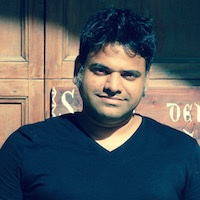
#> input picture src/segment/trivedi.jpg, 200 x 200 px, given in place of trivedi.png, which was not available
$ python seg_spectral.py   (Python 2 division)
#> lines starting #> are read from the running program, lines starting #| are printed output that depends on the picture; long printed decimals are rounded
### src/segment/helper.py
import numpy as np
import matplotlib.pyplot as plt
import matplotlib.image as mpimg
from scipy.sparse import csr_matrix, lil_matrix
from scipy.spatial.distance import cosine, cdist
from math import exp, hypot
import pickle
from sklearn.neighbors import BallTree

def rgb2gray(rgb):
    return np.dot(rgb[...,:3], [0.299, 0.587, 0.114])

def distance(x_i, x_j):
    return hypot(x_i[0] - x_j[0], x_i[1]-x_j[1])

# [6 lines left out: function plot_gray, not called in this run]

def get_distance_matrix(n_rows, n_cols):
    points = np.array([(i,j) for i in range(n_rows) for j in range(n_cols)])
    return cdist(points, points, 'euclidean')

def get_sim_bright_matrix(gray_mat):
    pix_values = np.ravel(gray_mat).reshape(-1,1)
    return cdist(pix_values, pix_values)

# [39 lines left out: functions get_shi_affinity, get_shi_nearest_neighbour, not called in this run]


def image2affinity(image_file, r=5):
    img = mpimg.imread(image_file)
    gray = rgb2gray(img)
    dist_mat = get_distance_matrix(gray.shape[0], gray.shape[1])
    sigm_x = np.std(dist_mat)
    # sigm_x = 4.
    dis_ind_mat = csr_matrix(dist_mat < r)
    dist_mat = dis_ind_mat.multiply(np.exp(-dist_mat ** 2 / (sigm_x ** 2)))
    print ("sigma_x = " + str(sigm_x))
    # sigm_x = 26.38314
    bri_mat = get_sim_bright_matrix(gray)
    sig_i = np.std(bri_mat)
    # sig_i = 0.1
    bri_mat = dis_ind_mat.multiply(np.exp(-bri_mat ** 2 / (sig_i ** 2)))
    print ("sigma_i = " + str(sig_i))
    aff_mat = dist_mat.multiply(bri_mat)
    print ('got sparse')
    return aff_mat

# [18 lines that do not run on import are left out]
    # print 'ok'

### src/segment/seg_spectral.py
import pickle
from scipy.sparse import lil_matrix
import numpy as np
from helper import rgb2gray, plot_gray, image2affinity
import scipy.sparse.linalg as ling
from scipy.sparse import csr_matrix, csc_matrix, identity
from scipy.sparse.linalg import inv

import matplotlib.pyplot as plt
import matplotlib.image as mpimg

image_file = 'trivedi.png'
img = mpimg.imread(image_file)
#> img is the input picture: shape (200, 200, 3); mean R, G, B 78.5, 87.8, 93.7
A = image2affinity(image_file, r=10)
#> in rgb2gray, `return np.dot(rgb[...,:3], [0.299, 0.587, 0.114])`:
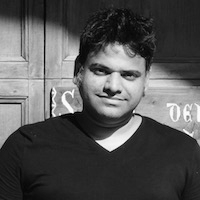
#> returned value: shape (200, 200) float64; min 1.37, max 252.9, mean 85.7
#> (the run stopped early here; a loop or call above may not have finished)

$ run again, with src/segment/test2.png saved as src/segment/trivedi.jpg
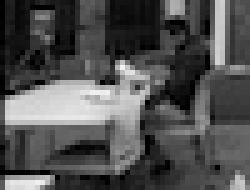
#> input picture src/segment/test2.png, 50 x 38 px, given in place of trivedi.png, which was not available (shown 5 times larger)
#> img is the input picture: shape (38, 50, 3); min 0, max 241, mean 81.2
#| sigma_x = 11.218
#> pix_values = 1900 values, max 241 at index 674, min 0 at index 0, mean 81.17
#> in get_sim_bright_matrix, `return cdist(pix_values, pix_values)`:
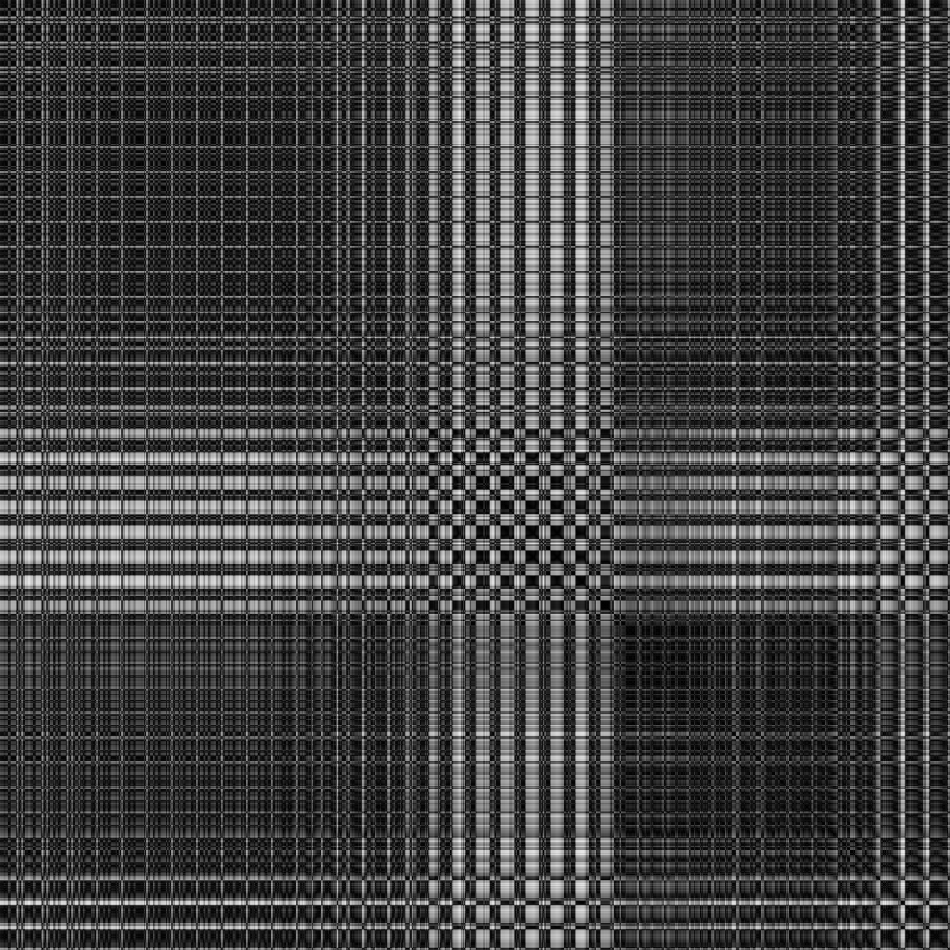
#> returned value: shape (1900, 1900) float64 (shown at 1/2 size); min 0, max 241, mean 65.6
#> sig_i = 54.36
#| sigma_i = 54.357
#| 1900
#| 2
#| [2.68515058e-02+0.j 3.56658345e-02+0.j 5.08314314e-02+0.j
#|  2.46865892e-17+0.j]
#> `# plot_results(X, y_pred, 3, "Spectral clustering: original domain")`:
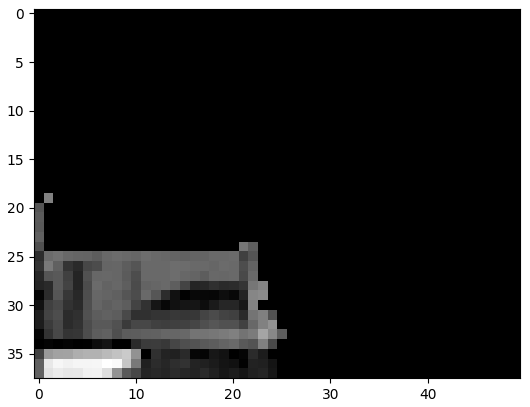
#> figure drawn by matplotlib, 1 panel
